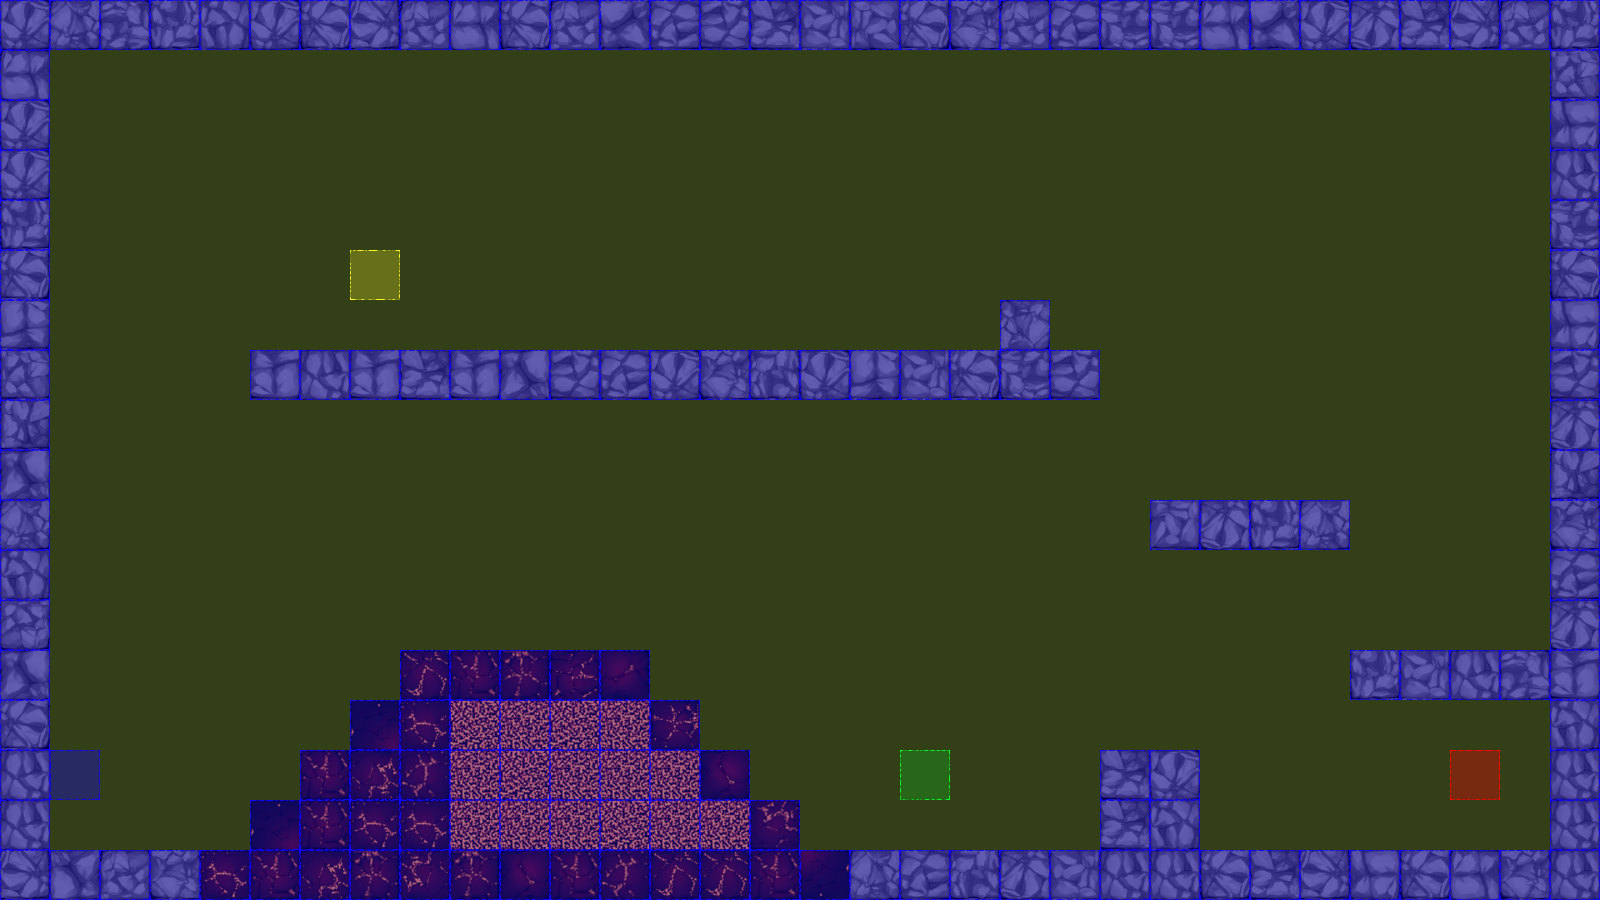

Tiled map render using the project's own tile images. Description and the map definition, with tile-layer contents summarised, below:
An orthogonal 32x18 tile map with 50x50 px tiles, 3 tile layers (terrain, collision, event), 2 tilesets.

<map version="1.0" orientation="orthogonal" renderorder="left-up" width="32" height="18" tilewidth="50" tileheight="50" nextobjectid="3">
 <tileset firstgid="1" name="dungeonTile" tilewidth="50" tileheight="50" tilecount="64" columns="8">
  <image source="tiles/dungeonTile.png" width="400" height="400" />
 </tileset>
 <tileset firstgid="65" name="collisionTile" tilewidth="50" tileheight="50" tilecount="12" columns="3">
  <image source="tiles/collisionTile.png" width="150" height="200" />
 </tileset>
 <layer name="terrain" width="32" height="18">
  <data>[576 cells, 158 non-empty, 49 distinct tile ids]</data>
 </layer>
 <layer name="collision" width="32" height="18">
  <data>[576 cells, 576 non-empty, 2 distinct tile ids]</data>
 </layer>
 <layer name="event" width="32" height="18">
  <data>[576 cells, 4 non-empty, 4 distinct tile ids]</data>
 </layer>
</map>
